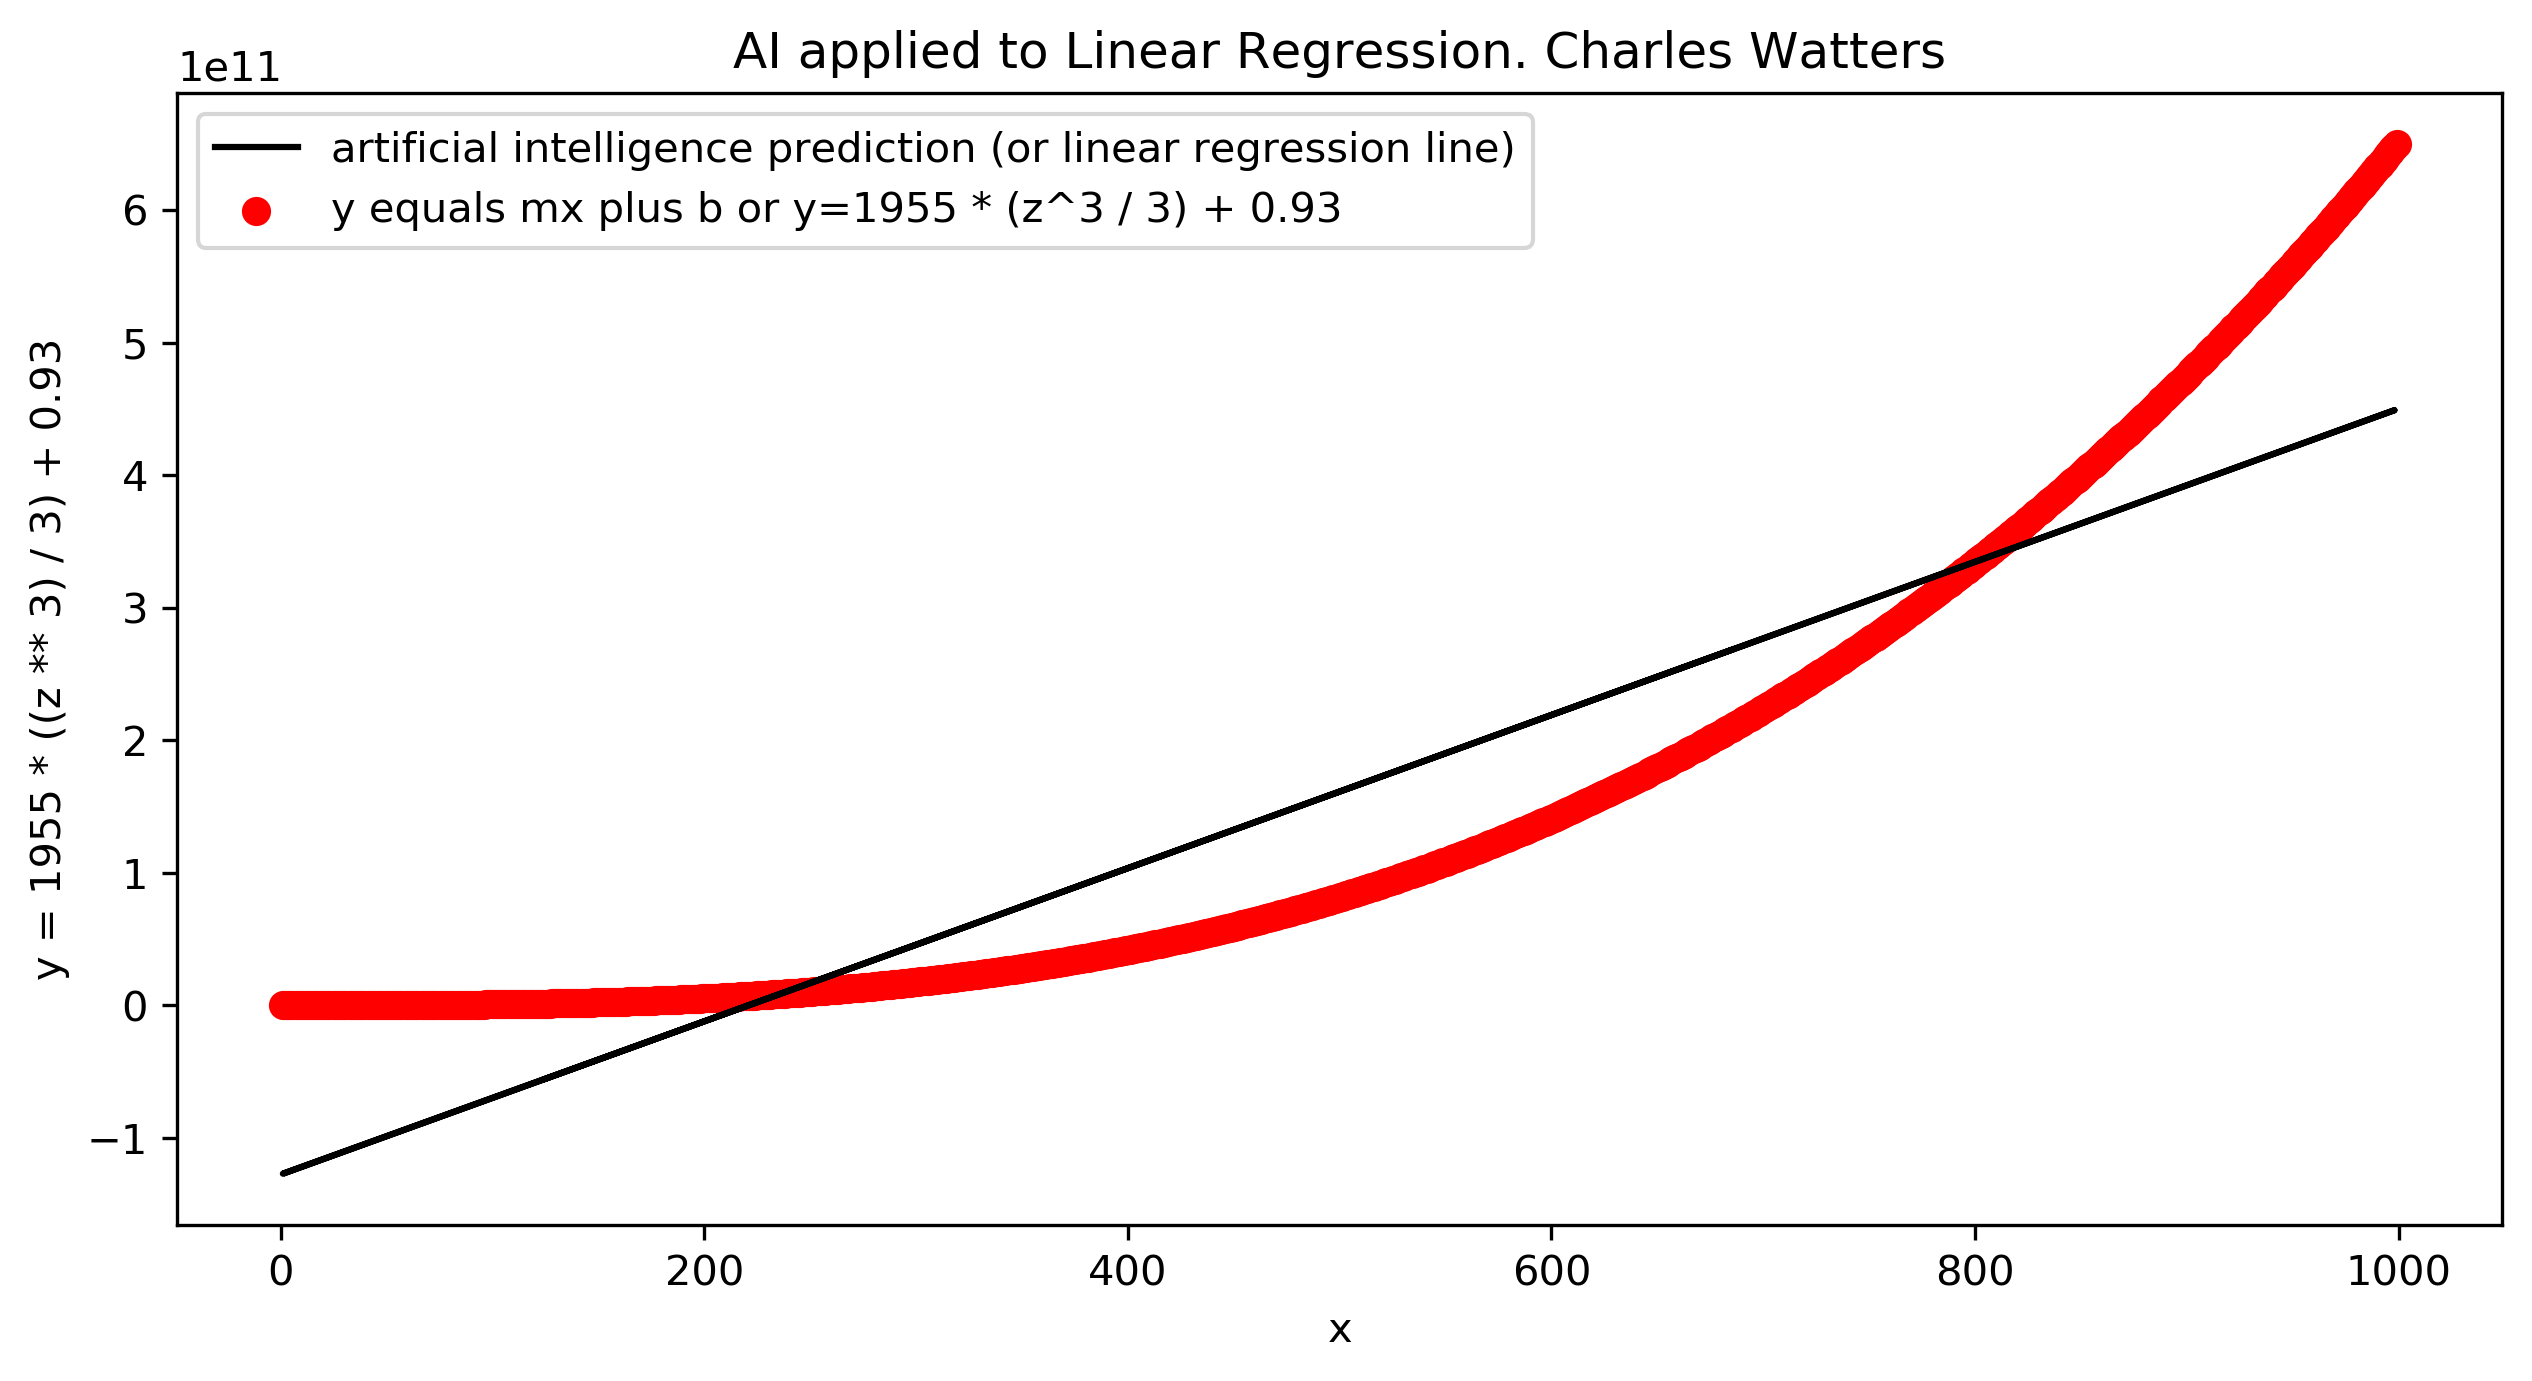

Recreate this plot in Python.
#!/usr/bin/env python3
# -*- coding: utf-8 -*-
"""

@author: truscottwatters

Love you Dad, Mark William Watters

Taught my AI, my second AI task, to predict the linear regression (meet the curve) of a linear function

Enjoying `Using Python for Research` at Harvard via edX.org

Charles Truscott Watters

"""

import pandas as pd
import numpy as np
import matplotlib.pyplot as plt
from sklearn.model_selection import train_test_split
from sklearn.linear_model import LinearRegression

def main():
    plt.figure(0, dpi=300, figsize=[10, 5])
    x, y = [], []
    for z in range(1, 1000, 1):
        x.append(z)
        y.append(1955 * ((z ** 3) / 3) + 0.93)
#    print(x, y)
    ds = pd.DataFrame({"n": x, "square": y})
    X = ds.iloc[:,:1]
    Y = ds.iloc[:,1]
    print(X, Y)
    X_Tr, X_Te, y_tr, y_te = train_test_split(X, y, test_size = 1/3, random_state=0)
    regressor = LinearRegression()
    regressor.fit(X_Tr, y_tr)
#    y_pred = regressor.predict(X_Te)
    plt.scatter(x[0:999], y[0:999], color='red', label="y equals mx plus b or y=1955 * (z^3 / 3) + 0.93")
    plt.plot(X_Tr, regressor.predict(X_Tr), color='black', label="artificial intelligence prediction (or linear regression line)")
    plt.title("AI applied to Linear Regression. Charles Watters")
    plt.xlabel("x")
    plt.ylabel("y = 1955 * ((z ** 3) / 3) + 0.93")
    plt.legend()
    plt.show()

#    plt.title("Training set")
#    plt.scatter(X_Te, y_te, color='blue')
#    plt.plot(X_Tr, regressor.predict(X_Tr), color='red')
#    plt.title("Test set")
#    plt.show()
    
if __name__ == "__main__": main()
